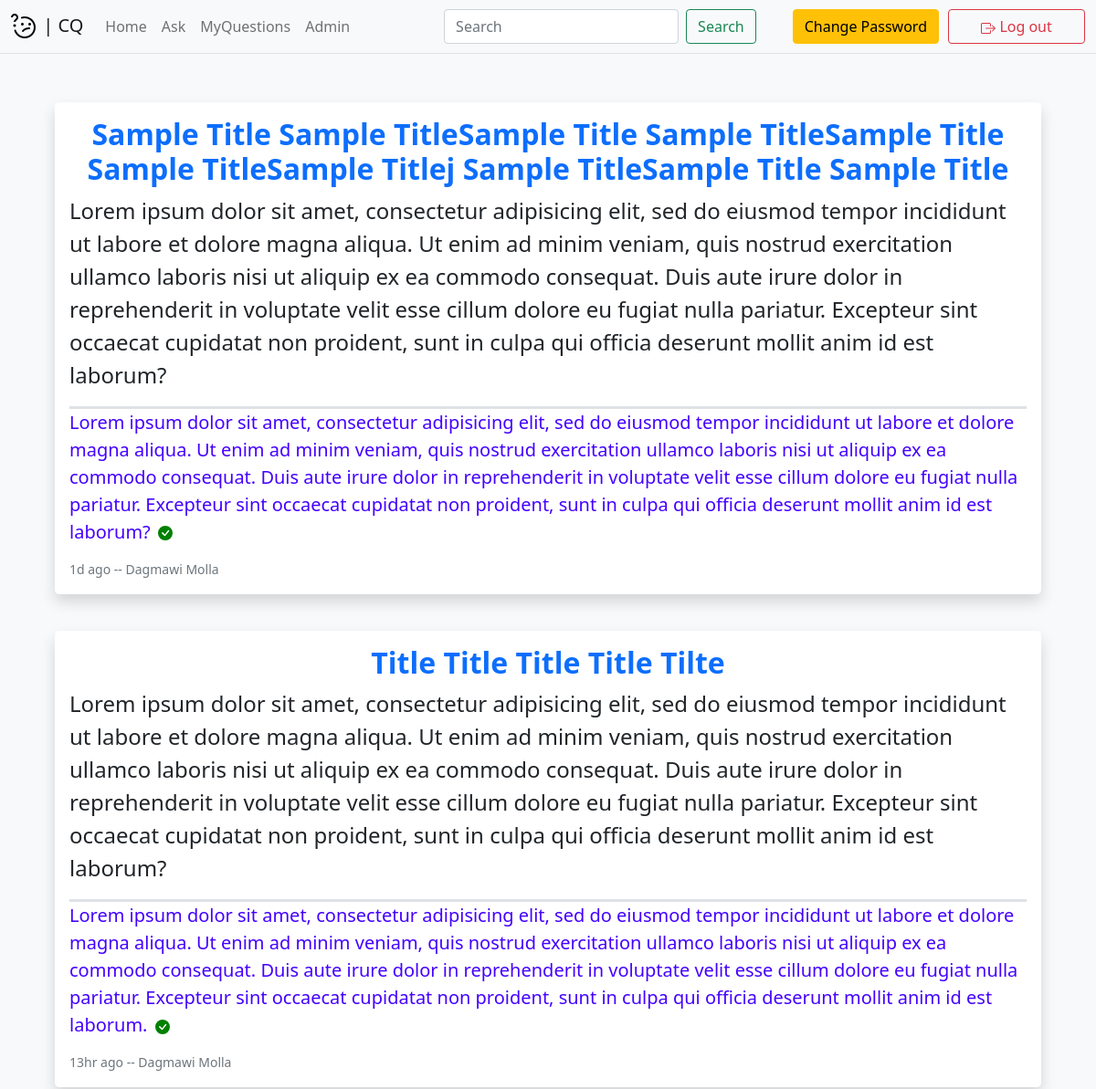
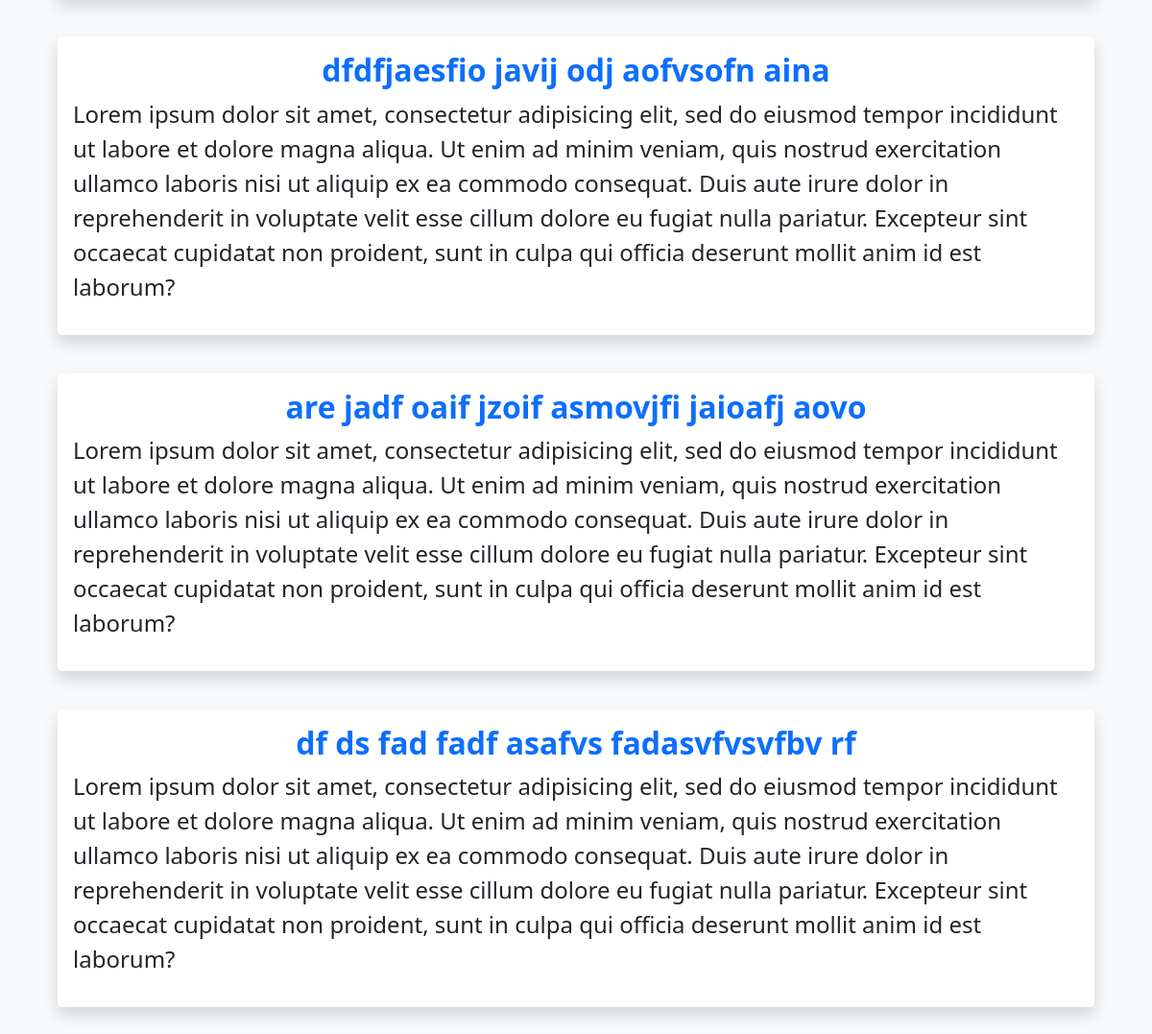
The app's page /myquestions (signed in) with its own data (2 pictures, top to bottom).
### myproject/models.py (models this page shows, shortened)
class Question(db.Model):
    __tablename__ = 'questions'
    id = db.Column(db.Integer, primary_key=True)
    question = db.Column(db.Text)
    title = db.Column(db.Text)
    asked_by = db.Column(db.Integer)
    answered_by = db.Column(db.Integer)
    answer = db.Column(db.Text)
    time_asked = db.Column(db.DateTime)
    time_answered = db.Column(db.DateTime)
    resolved = db.Column(db.Boolean)

class User(db.Model, UserMixin):
    __tablename__ = 'users'
    id = db.Column(db.Integer, primary_key=True)
    fname = db.Column(db.Text)
    lname = db.Column(db.Text)
    email = db.Column(db.Text, unique=True)
    password = db.Column(db.Text)
    role = db.Column(db.Text)
    @staticmethod
    def name(id):
        user = User.query.get(id)
        return f"{user.fname} {user.lname}"

### app.py (the view, shortened to what this page needs)
@app.route('/myquestions', methods=['GET', 'POST'])
@login_required
def myquestions():
    myquestions = Question.query.filter_by(asked_by=current_user.id)
    return render_template('myquestions.html', myquestions=myquestions, User=User, delta=delta)

### app.py (called while the page is built)
def delta(date):
    diff = datetime.now() - date
    if diff.days:
        if diff.days < 31:
            return f"{diff.days}d ago"
        else:
            return f"{diff.days//30}m ago"
    else:
        if diff.seconds < 60:
            return f"{diff.seconds}sec ago"
        elif diff.seconds > 60 and diff.seconds < 3600:
            return f"{diff.seconds//60}min ago"
        else:
            return f"{diff.seconds//3600}hr ago"

### myproject/models.py (called while the page is built)
@login_manager.user_loader
def load_user(user_id):
    return User.query.get(user_id)

### myproject/templates/myquestions.html (shortened to what this page needs)
{% extends "base.html" %}
{% block content %}
{% for question in myquestions %}
    <div class="shadow bg-white p-3 mb-0 rounded-3" style="margin-top: 40px;">
        <div class="container-fluid" style="padding: 0px;">
            <h3 class="title fw-bold text-break text-center">
                <a href="{{ url_for('edit', id=question.id) }}" class="text-decoration-none">{{ question.title }}</a>
            </h3>
            <p class="question text-break text-justify">{{ question.question }}</p>
            {% if question.answer %}
                <div class="answer border-top border-3  text-break text-justify">{{ question.answer }}
                    <form method="POST" style="display: inline;">
                        {% if question.resolved %}
                            <button class="resolve" type="submit" name="unresolve" value="{{ question.id }}">
                            </button>
                        {% endif %}
                    </form>
                </div>
                <small class="text-muted">{{ delta(question.time_answered) }} -- {{ User.name(question.answered_by) }}</small>
            {% endif %}
        </div>
    </div>
{% endfor %}
{% endblock %}

### myproject/static/main.css (style rules this page uses)
.resolve { background-color: transparent; border: none; padding: 3px; padding-top: 0px; margin-bottom: 10px; margin-top: -3px; }
@media (min-width: 768px) { .title { font-size: 2rem !important; } }
@media (min-width: 768px) { .question { font-size: 1.5rem !important; } }
@media (min-width: 768px) { .answer { color: rgb(68, 0, 255); font-size: 1.25rem; } }

### records on screen
Question: title "Sample Title Sample TitleSample Title Sample TitleSample Title Sample TitleSample Titlej Sample TitleSample Title Sample Title", question "Lorem ipsum dolor sit amet, consectetur adipisicing elit, sed do eiusmod tempor incididunt ut labore et dolore magna aliqua. Ut enim ad minim veniam, quis nostrud exercitation ullamco laboris nisi ut aliquip ex ea commodo consequat. Duis aute irure dolor in reprehenderit in voluptate velit esse cillum dolore eu fugiat nulla pariatur. Excepteur sint occaecat cupidatat non proident, sunt in culpa qui officia deserunt mollit anim id est laborum?", answer "Lorem ipsum dolor sit amet, consectetur adipisicing elit, sed do eiusmod tempor incididunt ut labore et dolore magna aliqua. Ut enim ad minim veniam, quis nostrud exercitation ullamco laboris nisi ut aliquip ex ea commodo consequat. Duis aute irure dolor in reprehenderit in voluptate velit esse cillum dolore eu fugiat nulla pariatur. Excepteur sint occaecat cupidatat non proident, sunt in culpa qui officia deserunt mollit anim id est laborum?", {{ question.id }} 1 (drawn), time_answered "1d ago", name "Dagmawi Molla"
Question: title "Title Title Title Title Tilte", question "Lorem ipsum dolor sit amet, consectetur adipisicing elit, sed do eiusmod tempor incididunt ut labore et dolore magna aliqua. Ut enim ad minim veniam, quis nostrud exercitation ullamco laboris nisi ut aliquip ex ea commodo consequat. Duis aute irure dolor in reprehenderit in voluptate velit esse cillum dolore eu fugiat nulla pariatur. Excepteur sint occaecat cupidatat non proident, sunt in culpa qui officia deserunt mollit anim id est laborum?", answer "Lorem ipsum dolor sit amet, consectetur adipisicing elit, sed do eiusmod tempor incididunt ut labore et dolore magna aliqua. Ut enim ad minim veniam, quis nostrud exercitation ullamco laboris nisi ut aliquip ex ea commodo consequat. Duis aute irure dolor in reprehenderit in voluptate velit esse cillum dolore eu fugiat nulla pariatur. Excepteur sint occaecat cupidatat non proident, sunt in culpa qui officia deserunt mollit anim id est laborum.", {{ question.id }} 3 (drawn), time_answered "13hr ago", name "Dagmawi Molla"
Question: title "dfdfjaesfio javij odj aofvsofn aina", question "Lorem ipsum dolor sit amet, consectetur adipisicing elit, sed do eiusmod tempor incididunt ut labore et dolore magna aliqua. Ut enim ad minim veniam, quis nostrud exercitation ullamco laboris nisi ut aliquip ex ea commodo consequat. Duis aute irure dolor in reprehenderit in voluptate velit esse cillum dolore eu fugiat nulla pariatur. Excepteur sint occaecat cupidatat non proident, sunt in culpa qui officia deserunt mollit anim id est laborum?"
Question: title "are jadf oaif jzoif asmovjfi jaioafj aovo", question "Lorem ipsum dolor sit amet, consectetur adipisicing elit, sed do eiusmod tempor incididunt ut labore et dolore magna aliqua. Ut enim ad minim veniam, quis nostrud exercitation ullamco laboris nisi ut aliquip ex ea commodo consequat. Duis aute irure dolor in reprehenderit in voluptate velit esse cillum dolore eu fugiat nulla pariatur. Excepteur sint occaecat cupidatat non proident, sunt in culpa qui officia deserunt mollit anim id est laborum?"
Question: title "df ds fad fadf asafvs fadasvfvsvfbv rf", question "Lorem ipsum dolor sit amet, consectetur adipisicing elit, sed do eiusmod tempor incididunt ut labore et dolore magna aliqua. Ut enim ad minim veniam, quis nostrud exercitation ullamco laboris nisi ut aliquip ex ea commodo consequat. Duis aute irure dolor in reprehenderit in voluptate velit esse cillum dolore eu fugiat nulla pariatur. Excepteur sint occaecat cupidatat non proident, sunt in culpa qui officia deserunt mollit anim id est laborum?"
